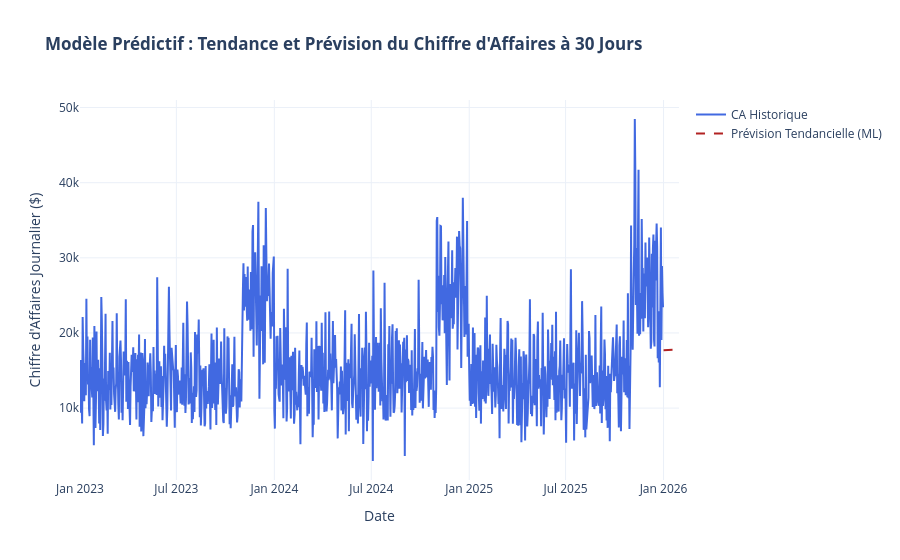

The code cell stored with this chart in its notebook:
### Markdown cell above
Segmentation comportementale RFM et K-Means 3D

Grâce au regroupement non supervisé par l'algorithme K-Means dans l'espace tridimensionnel RFM (Récence, Fréquence, Montant) :
* Le cluster des **"VIP / Forts Achats"** regroupe les clients ayant un montant et une fréquence élevés avec une récence faible ; ils constituent le cœur de la valeur financière.
* Le cluster **"À Risque / Inactifs"** alerte la direction sur les clients n'ayant pas commandé depuis longtemps, ciblant ainsi précisément la population éligible à des campagnes de relance marketing automatisées.

### Code cell
# -----------------------------------------------------------------------------
# VISUALISATION 4 : Extension Machine Learning - Prévision des Ventes (Régression)
# -----------------------------------------------------------------------------
df_t = (
    df.groupby("date")["montant_vente"]
    .sum()
    .reset_index()
    .sort_values("date")
)
df_t["t"] = np.arange(len(df_t))

X = df_t[["t"]]
y = df_t["montant_vente"]
model = LinearRegression().fit(X, y)

# Prévision sur 30 jours futurs
futur_t = np.arange(len(df_t), len(df_t) + 30).reshape(-1, 1)
futur_dates = pd.date_range(
    start=df_t["date"].max() + pd.Timedelta(days=1), periods=30
)
previsions = model.predict(futur_t)

fig4 = go.Figure()
fig4.add_trace(
    go.Scatter(
        x=df_t["date"],
        y=y,
        name="CA Historique",
        line=dict(color="royalblue"),
    )
)
fig4.add_trace(
    go.Scatter(
        x=futur_dates,
        y=previsions,
        name="Prévision Tendancielle (ML)",
        line=dict(color="firebrick", dash="dash"),
    )
)
fig4.update_layout(
    title=(
        "<b>Modèle Prédictif : Tendance et Prévision du Chiffre d'Affaires à 30"
        " Jours</b>"
    ),
    xaxis_title="Date",
    yaxis_title="Chiffre d'Affaires Journalier ($)",
    template="plotly_white",
)
fig4.show()

### Figure 1 — Plotly figure (JSON) as saved in the notebook; plotly's stock layout.template omitted (floating-point values rounded to 4 significant figures; data arrays with more than 128 entries replaced by an {"elided": "..."} marker saying what was removed)
{"data": [{"line": {"color": "royalblue"}, "name": "CA Historique", "type": "scatter", "x": {"elided": "1096 str values"}, "y": {"elided": "1096 float values"}}, {"line": {"color": "firebrick", "dash": "dash"}, "name": "Prévision Tendancielle (ML)", "type": "scatter", "x": ["2026-01-01T00:00:00", "2026-01-02T00:00:00", "2026-01-03T00:00:00", "2026-01-04T00:00:00", "2026-01-05T00:00:00", "2026-01-06T00:00:00", "2026-01-07T00:00:00", "2026-01-08T00:00:00", "2026-01-09T00:00:00", "2026-01-10T00:00:00", "2026-01-11T00:00:00", "2026-01-12T00:00:00", "2026-01-13T00:00:00", "2026-01-14T00:00:00", "2026-01-15T00:00:00", "2026-01-16T00:00:00", "2026-01-17T00:00:00", "2026-01-18T00:00:00", "2026-01-19T00:00:00", "2026-01-20T00:00:00", "2026-01-21T00:00:00", "2026-01-22T00:00:00", "2026-01-23T00:00:00", "2026-01-24T00:00:00", "2026-01-25T00:00:00", "2026-01-26T00:00:00", "2026-01-27T00:00:00", "2026-01-28T00:00:00", "2026-01-29T00:00:00", "2026-01-30T00:00:00"], "y": [17710.0, 17710.0, 17710.0, 17720.0, 17720.0, 17720.0, 17730.0, 17730.0, 17730.0, 17740.0, 17740.0, 17740.0, 17750.0, 17750.0, 17760.0, 17760.0, 17760.0, 17770.0, 17770.0, 17770.0, 17780.0, 17780.0, 17780.0, 17790.0, 17790.0, 17790.0, 17800.0, 17800.0, 17800.0, 17810.0]}], "layout": {"title": {"text": "<b>Modèle Prédictif : Tendance et Prévision du Chiffre d'Affaires à 30 Jours</b>"}, "xaxis": {"title": {"text": "Date"}}, "yaxis": {"title": {"text": "Chiffre d'Affaires Journalier ($)"}}}}
